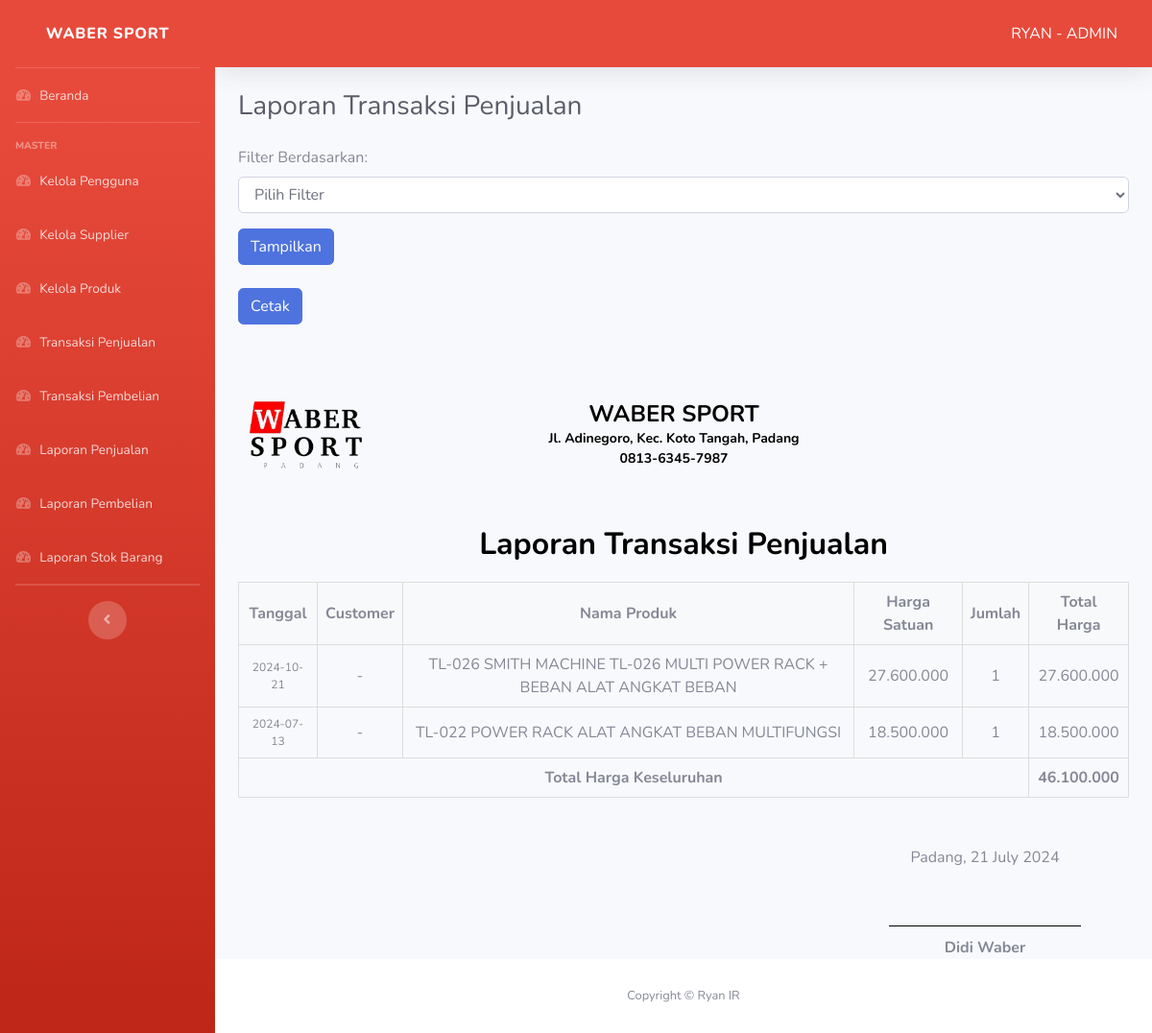
/pages/admin/laporan-penjualan.php (signed in), run on the app's committed database.
### tables this page shows
CREATE TABLE `detail_transaksi_penjualan` (
  `id_detail_transaksi` int(11) NOT NULL,
  `id_transaksi` int(11) DEFAULT NULL,
  `id_produk` int(11) DEFAULT NULL,
  `jumlah_jual` int(11) NOT NULL,
  `harga_satuan` decimal(15,2) NOT NULL
);

CREATE TABLE `produk` (
  `id_produk` int(11) NOT NULL,
  `nama_produk` varchar(100) NOT NULL,
  `satuan_produk` varchar(20) NOT NULL,
  `harga` decimal(10,2) NOT NULL,
  `stok` int(11) NOT NULL
);

CREATE TABLE `transaksi_penjualan` (
  `id_transaksi` int(11) NOT NULL,
  `id_customer` int(11) DEFAULT NULL,
  `total_harga` decimal(15,2) NOT NULL,
  `tanggal` date NOT NULL
);

### pages/admin/laporan-penjualan.php (the view, shortened to what this page needs)
<?php
include '../../koneksi.php';
$query = "SELECT t.id_transaksi, t.total_harga, t.tanggal,
                 COALESCE(c.nama_customer, '-') AS nama_customer,
                 dp.id_produk, p.nama_produk, dp.harga_satuan, dp.jumlah_jual
          FROM transaksi_penjualan t
          LEFT JOIN customer c ON t.id_customer = c.id_customer
          LEFT JOIN detail_transaksi_penjualan dp ON t.id_transaksi = dp.id_transaksi
          LEFT JOIN produk p ON dp.id_produk = p.id_produk";
$result = mysqli_query($koneksi, $query);
$transaksiByTanggal = [];
while ($item = mysqli_fetch_assoc($result)) {
    $tanggal = $item['tanggal'];
    if (!isset($transaksiByTanggal[$tanggal])) {
        $transaksiByTanggal[$tanggal] = [
            'total_harga' => $item['total_harga'],
            'nama_customer' => $item['nama_customer'],
            'detail' => []
        ];
    }
    $transaksiByTanggal[$tanggal]['detail'][] = [
        'nama_produk' => $item['nama_produk'],
        'harga_satuan' => $item['harga_satuan'],
        'jumlah_jual' => $item['jumlah_jual']
    ];
}
$totalHargaKeseluruhan = 0;
foreach ($transaksiByTanggal as $data) {
    $totalHargaKeseluruhan += $data['total_harga'];
}
?>
<!DOCTYPE html>
<html lang="en">
<head>
    <?php include '../../layout/header.php'; ?>
</head>
<body id="page-top">
    <div id="wrapper">
        <?php include '../../layout/sidebar-admin.php'; ?>
        <div id="content-wrapper" class="d-flex flex-column">
            <div id="content">
                <?php include '../../layout/topbar.php'; ?>
                <div class="container-fluid">
                    <div class="d-sm-flex align-items-center justify-content-between mb-4">
                        <h1 class="h3 mb-0 text-gray-800">Laporan Transaksi Penjualan</h1>
                    </div>
                    <form method="GET" class="mb-4">
                        <div class="form-group">
                            <label for="filter">Filter Berdasarkan:</label>
                            <select name="filter" id="filter" class="form-control" onchange="filterChanged()">
                                <option value="">Pilih Filter</option>
                            </select>
                        </div>
                        <button type="submit" class="btn btn-primary">Tampilkan</button>
                    </form>
                    <div class="btn-export">
                        <button id="export-btn" class="btn btn-primary btn-export">Cetak</button>
                    </div>
                    <div id="report-section">
                        <div class="kop-surat">
                            <img src="../../img/waber logo.png" alt="Logo Toko">
                            <div class="header-info" style="margin-left: -190px;">
                                <h1 style="color: black; font-weight: bold;">WABER SPORT</h1>
                                <p style="color: black; font-weight: bold;">Jl. Adinegoro, Kec. Koto Tangah, Padang</p>
                                <p style="color: black; font-weight: bold;">0813-6345-7987</p>
                            </div>
                        </div>
                        <h2 class="text-center font-bold text-black">Laporan Transaksi Penjualan</h2>
                        <table id="report-table">
                            <thead>
                                <tr>
                                    <th>Tanggal</th>
                                    <th>Customer</th>
                                    <th>Nama Produk</th>
                                    <th>Harga Satuan</th>
                                    <th>Jumlah</th>
                                    <th>Total Harga</th>
                                </tr>
                            </thead>
                            <tbody>
                                <?php foreach ($transaksiByTanggal as $tanggal => $data) : ?>
                                    <?php foreach ($data['detail'] as $index => $detail) : ?>
                                        <tr>
                                            <?php if ($index === 0) : ?>
                                                <td rowspan="<?php echo count($data['detail']); ?>" style="font-size: 12px;"><?php echo $tanggal; ?></td>
                                                <td rowspan="<?php echo count($data['detail']); ?>"><?php echo $data['nama_customer']; ?></td>
                                            <?php endif; ?>
                                            <td><?php echo $detail['nama_produk']; ?></td>
                                            <td><?php echo number_format($detail['harga_satuan'], 0, ',', '.'); ?></td>
                                            <td><?php echo $detail['jumlah_jual']; ?></td>
                                            <td><?php echo number_format($detail['harga_satuan'] * $detail['jumlah_jual'], 0, ',', '.'); ?></td>
                                        </tr>
                                    <?php endforeach; ?>
                                <?php endforeach; ?>
                                <tr class="total-row">
                                    <td colspan="5">Total Harga Keseluruhan</td>
                                    <td><?php echo number_format($totalHargaKeseluruhan, 0, ',', '.'); ?></td>
                                </tr>
                            </tbody>
                        </table>
                        <div class="signature-section">
                            <div class="signature">
                                <p>Padang, <?php echo date('d F Y'); ?></p>
                                <div class="signature-space"></div>
                                <p><strong>Didi Waber</strong></p>
                            </div>
                        </div>
                    </div>
                </div>
            </div>
            <?php include '../../layout/footer.php'; ?>
        </div>
    </div>
</body>
</html>

### layout/header.php (shortened to what this page needs)
<link href="../../vendor/fontawesome-free/css/all.min.css" rel="stylesheet" type="text/css">
<link rel="stylesheet" type="text/css" href="https://cdn.datatables.net/1.10.21/css/dataTables.bootstrap4.min.css">
<link href="../../css/sb-admin-2.min.css" rel="stylesheet">

### layout/sidebar-admin.php
<ul class="navbar-nav bg-gradient-danger sidebar sidebar-dark accordion" id="accordionSidebar">
    <a class="sidebar-brand d-flex align-items-center justify-content-center" href="../admin/index-admin.php">
        <div class="sidebar-brand-text mx-3">Waber Sport</div>
    </a>
    <hr class="sidebar-divider my-0">
    <li class="nav-item">
        <a class="nav-link" href="../admin/index-admin.php">
            <i class="fas fa-fw fa-tachometer-alt"></i>
            <span>Beranda</span></a>
    </li>
    <hr class="sidebar-divider">
    <div class="sidebar-heading">
        Master
    </div>
    <li class="nav-item">
        <a class="nav-link" href="../admin/kelola-pengguna.php">
            <i class="fas fa-fw fa-tachometer-alt"></i>
            <span>Kelola Pengguna</span></a>
    </li>
    <li class="nav-item">
        <a class="nav-link" href="../admin/kelola-supplier.php">
            <i class="fas fa-fw fa-tachometer-alt"></i>
            <span>Kelola Supplier</span></a>
    </li>
    <li class="nav-item">
        <a class="nav-link" href="../admin/kelola-produk.php">
            <i class="fas fa-fw fa-tachometer-alt"></i>
            <span>Kelola Produk</span></a>
    </li>
    <li class="nav-item">
        <a class="nav-link" href="../admin/kelola-transaksi-penjualan.php">
            <i class="fas fa-fw fa-tachometer-alt"></i>
            <span>Transaksi Penjualan</span></a>
    </li>
    <li class="nav-item">
        <a class="nav-link" href="../admin/kelola-transaksi-pembelian.php">
            <i class="fas fa-fw fa-tachometer-alt"></i>
            <span>Transaksi Pembelian</span></a>
    </li>
    <li class="nav-item">
        <a class="nav-link" href="../admin/laporan-penjualan.php">
            <i class="fas fa-fw fa-tachometer-alt"></i>
            <span>Laporan Penjualan</span></a>
    </li>
    <li class="nav-item">
        <a class="nav-link" href="../admin/laporan-pembelian.php">
            <i class="fas fa-fw fa-tachometer-alt"></i>
            <span>Laporan Pembelian</span></a>
    </li>
    <li class="nav-item">
        <a class="nav-link" href="../admin/laporan-stok-barang.php">
            <i class="fas fa-fw fa-tachometer-alt"></i>
            <span>Laporan Stok Barang</span></a>
    </li>
    <hr class="sidebar-divider my-0">
    <hr class="sidebar-divider d-none d-md-block">
    <div class="text-center d-none d-md-inline">
        <button class="rounded-circle border-0" id="sidebarToggle"></button>
    </div>
</ul>

### layout/topbar.php (shortened to what this page needs)
<nav class="navbar navbar-expand navbar-light bg-danger topbar mb-4 static-top shadow">
    <ul class="navbar-nav ml-auto">
        <li class="nav-item dropdown no-arrow">
            <a class="nav-link dropdown-toggle" href="#" id="userDropdown" role="button" data-toggle="dropdown" aria-haspopup="true" aria-expanded="false">
                <span class="mr-2 d-none d-lg-inline text-white"><?php
                                                                    echo strtoupper($_SESSION['nama']) . " - " . strtoupper($_SESSION['jabatan']); ?></span>
            </a>
        </li>
    </ul>
</nav>

### layout/footer.php
<footer class="sticky-footer bg-white">
    <div class="container my-auto">
        <div class="copyright text-center my-auto">
            <span>Copyright &copy; Ryan IR</span>
        </div>
    </div>
</footer>

### pages/admin/laporan-penjualan.php (style rules this page uses)
.btn-export { margin-bottom: 20px; }
.kop-surat { display: flex; align-items: center; justify-content: center; margin-bottom: 20px; height: 150px; text-align: center; }
.kop-surat img { width: 150px; height: auto; margin-right: 20px; }
.header-info { flex: 1; }
.header-info h1, .header-info p { margin: 0; color: black; font-weight: bold; }
.header-info h1 { font-size: 24px; }
.header-info p { font-size: 14px; }
.text-center { text-align: center; }
.font-bold { font-weight: bold; }
.text-black { color: black; }
#report-table { width: 100%; border-collapse: collapse; margin-top: 20px; }
#report-table th, #report-table td { border: 1px solid #ddd; padding: 8px; text-align: center; }
#report-table th { background-color: #f8f9fa; }
.total-row td { font-weight: bold; }
.signature-section { margin-top: 50px; text-align: right; }
.signature { display: inline-block; width: 200px; text-align: center; margin-right: 50px; }
.signature p { margin: 0; }
.signature-space { height: 50px; border-bottom: 1px solid #000; margin: 10px 0; }

### data on the page
detail_transaksi_penjualan: tanggal "2024-10-21", nama_customer "-", id_produk.nama_produk "TL-026 SMITH MACHINE TL-026 MULTI POWER RACK + BEBAN ALAT ANGKAT BEBAN", harga_satuan "27.600.000", jumlah_jual "1", $detail['harga_satuan'] * $detail['jumlah_jual'] "27.600.000"
detail_transaksi_penjualan: id_transaksi.tanggal "2024-07-13", nama_customer "-", id_produk.nama_produk "TL-022 POWER RACK ALAT ANGKAT BEBAN MULTIFUNGSI", harga_satuan "18.500.000", jumlah_jual "1", $detail['harga_satuan'] * $detail['jumlah_jual'] "18.500.000"

### other printed values
$_SESSION['nama'] "RYAN"
$_SESSION['jabatan'] "ADMIN"
$totalHargaKeseluruhan "46.100.000"
